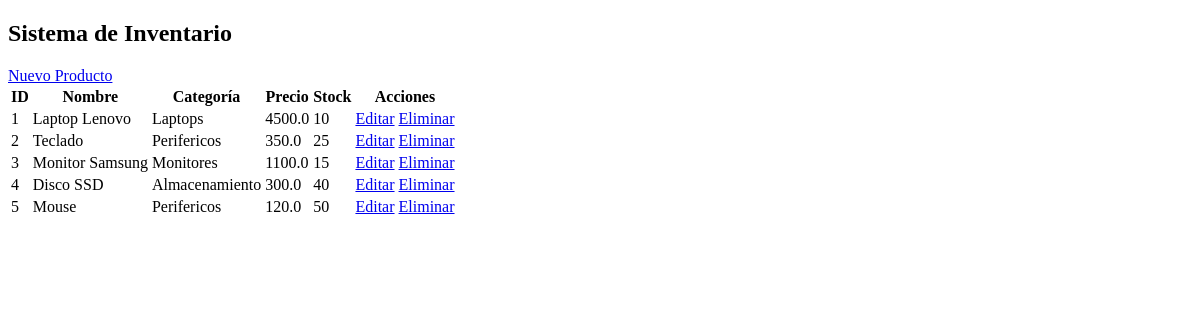
Before: / with the older database file.
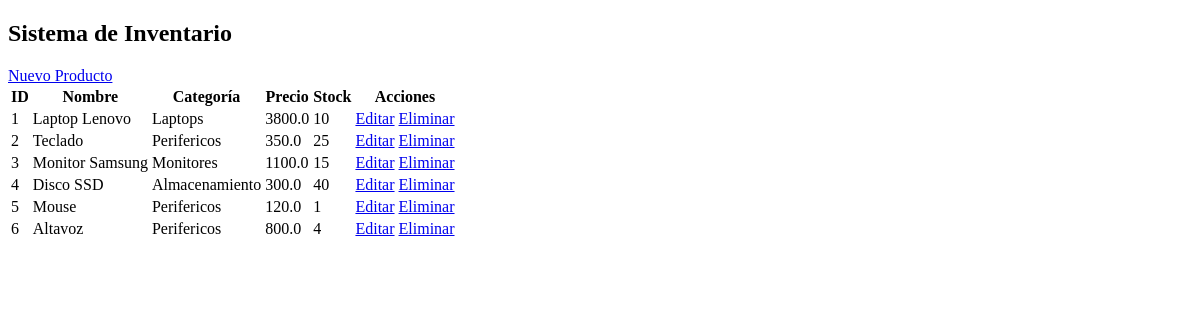
After: the same page with the newer database file.
### tables this page shows
CREATE TABLE productos (
            id INTEGER PRIMARY KEY AUTOINCREMENT,
            nombre TEXT NOT NULL,
            categoria TEXT NOT NULL,
            precio REAL NOT NULL,
            stock INTEGER NOT NULL
        );

### app.py (the view)
@app.route('/')
def index():
    conn = conectar()
    productos = conn.execute("SELECT * FROM productos").fetchall()
    conn.close()
    return render_template('index.html', productos=productos)

### app.py (called while the page is built)
def conectar():
    conn = sqlite3.connect('inventario.db')
    conn.row_factory = sqlite3.Row
    return conn

### templates/index.html
{% extends "base.html" %}
{% block content %}
<a href="/crear" class="btn btn-primary mb-3">Nuevo Producto</a>
<table class="table table-bordered">
    <tr>
        <th>ID</th>
        <th>Nombre</th>
        <th>Categoría</th>
        <th>Precio</th>
        <th>Stock</th>
        <th>Acciones</th>
    </tr>
    {% for p in productos %}
    <tr>
        <td>{{ p.id }}</td>
        <td>{{ p.nombre }}</td>
        <td>{{ p.categoria }}</td>
        <td>{{ p.precio }}</td>
        <td>{{ p.stock }}</td>
        <td>
            <a href="/editar/{{p.id}}" class="btn btn-warning btn-sm">Editar</a>
            <a href="/eliminar/{{p.id}}" class="btn btn-danger btn-sm">Eliminar</a>
        </td>
    </tr>
    {% endfor %}
</table>
{% endblock %}

### templates/base.html (shortened to what this page needs)
<!DOCTYPE html>
<html lang="eS">
<head>
</head>
<body>
    <H2 class="mb-4">Sistema de Inventario</H2>
    {% block content%}
    {% endblock %}
</body>
</html>

Changed rows visible on the page:
changed productos "Laptop Lenovo": precio "4500.0" → "3800.0"
changed productos "Mouse": stock "50" → "1"
added productos: id "6", nombre "Altavoz", categoria "Perifericos", precio "800.0", stock "4"
